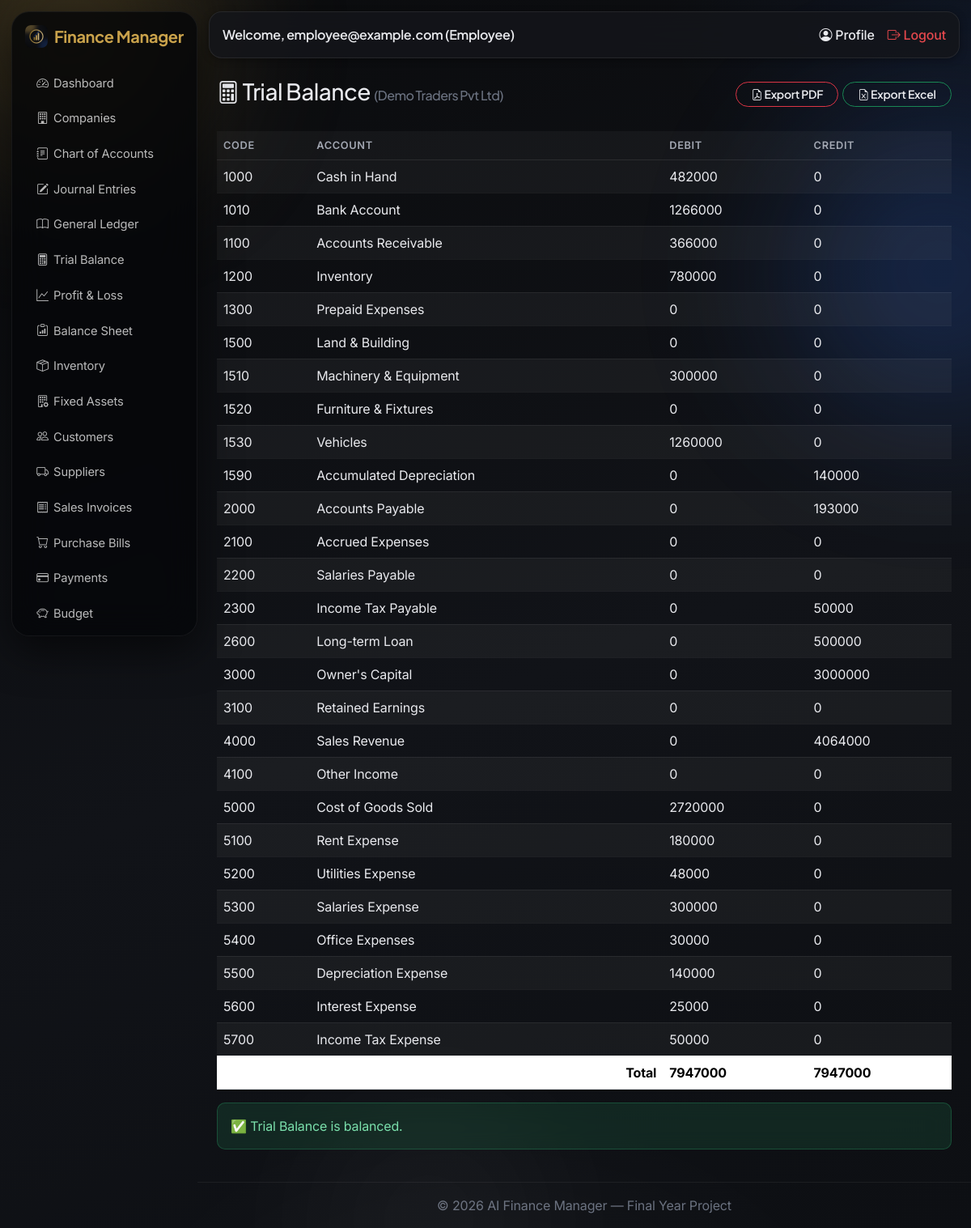
/accounting/trial-balance/ (signed in), run on the app's committed database.
### accounts/models.py (models this page shows, shortened)
class User(AbstractUser):
    class Role(models.TextChoices):
        SUPER_ADMIN = 'SUPER_ADMIN', 'Super Admin'
        COMPANY_OWNER = 'COMPANY_OWNER', 'Company Owner'
        ACCOUNTANT = 'ACCOUNTANT', 'Accountant'
        EMPLOYEE = 'EMPLOYEE', 'Employee'
    role = models.CharField(max_length=20, choices=Role.choices, default=Role.COMPANY_OWNER)
    email = models.EmailField(unique=True)
    phone = models.CharField(max_length=20, blank=True)
    profile_picture = models.ImageField(upload_to='profile_pics/', blank=True, null=True)

### companies/models.py (models this page shows, shortened)
class Company(models.Model):
    owner = models.ForeignKey(settings.AUTH_USER_MODEL, on_delete=models.CASCADE, related_name='companies')
    name = models.CharField(max_length=200)
    country = models.CharField(max_length=100)
    currency = models.CharField(max_length=10, default='USD')
    fiscal_year_start = models.DateField()
    class Standard(models.TextChoices):
        IFRS = 'IFRS', 'IFRS'
        GAAP = 'GAAP', 'US GAAP'
    class InventoryMethod(models.TextChoices):
        FIFO = 'FIFO', 'FIFO (First-In, First-Out)'
        LIFO = 'LIFO', 'LIFO (Last-In, First-Out) - US GAAP only'
        WAC = 'WAC', 'Weighted Average Cost'
    accounting_standard = models.CharField(
        max_length=20, choices=Standard.choices, default=Standard.IFRS,
        help_text='Controls how inventory is valued and how the Balance Sheet / Income Statement are presented.',
    )
    inventory_method = models.CharField(
        max_length=10, choices=InventoryMethod.choices, default=InventoryMethod.FIFO,
        help_text='Cost-flow method. LIFO is prohibited under IFRS (IAS 2).',
    )
    logo = models.ImageField(upload_to='company_logos/', blank=True, null=True)
    address = models.CharField(max_length=255, blank=True)
    phone = models.CharField(max_length=20, blank=True)
    email = models.EmailField(blank=True)
    created_at = models.DateTimeField(auto_now_add=True)
    staff = models.ManyToManyField(
        settings.AUTH_USER_MODEL, blank=True, related_name='member_companies',
        help_text='Accountants/Employees granted access to this company.',
    )
    class Meta:
        verbose_name_plural = 'Companies'
        ordering = ['-created_at']

### accounting/models.py (models this page shows, shortened)
class Account(models.Model):
    class AccountType(models.TextChoices):
        ASSET = 'ASSET', 'Assets'
        LIABILITY = 'LIABILITY', 'Liabilities'
        EQUITY = 'EQUITY', 'Equity'
        REVENUE = 'REVENUE', 'Revenue'
        EXPENSE = 'EXPENSE', 'Expenses'
    company = models.ForeignKey(Company, on_delete=models.CASCADE, related_name='accounts')
    code = models.CharField(max_length=20)
    name = models.CharField(max_length=150)
    account_type = models.CharField(max_length=20, choices=AccountType.choices)
    created_at = models.DateTimeField(auto_now_add=True)
    class Meta:
        ordering = ['code']
        unique_together = ('company', 'code')

### accounting/views.py (the view)
# urls.py: path('trial-balance/', views.trial_balance, name='trial_balance'),
@login_required
def trial_balance(request):
    company = get_active_company(request)
    accounts = Account.objects.filter(company=company) if company else Account.objects.none()
    rows = []
    total_debit = 0
    total_credit = 0
    for account in accounts:
        debit_total = account.debit_entries.aggregate(total=Sum('amount'))['total'] or 0
        credit_total = account.credit_entries.aggregate(total=Sum('amount'))['total'] or 0
        net = debit_total - credit_total
        debit_col = net if net > 0 else 0
        credit_col = -net if net < 0 else 0
        total_debit += debit_col
        total_credit += credit_col
        rows.append({'account': account, 'debit': debit_col, 'credit': credit_col})
    return render(request, 'accounting/trial_balance.html', {
        'rows': rows, 'total_debit': total_debit, 'total_credit': total_credit,
        'balanced': total_debit == total_credit, 'company': company,
    })

### accounting/views.py (called while the page is built)
def get_active_company(request):
    accessible = user_accessible_companies(request.user)
    company_id = request.session.get('active_company_id')
    company = None
    if company_id:
        company = accessible.filter(pk=company_id).first()
    if not company:
        company = accessible.first()
        if company:
            request.session['active_company_id'] = company.pk
    return company

### accounts/permissions.py (called while the page is built)
def is_super_admin(user):
    return user.is_authenticated and user.role == user.Role.SUPER_ADMIN

def user_accessible_companies(user):
    from companies.models import Company
    if is_super_admin(user):
        return Company.objects.all()
    return Company.objects.filter(models_q_owner_or_staff(user)).distinct()

def models_q_owner_or_staff(user):
    from django.db.models import Q
    return Q(owner=user) | Q(staff=user)

### accounting/templates/accounting/trial_balance.html (shortened to what this page needs)
{% extends 'base.html' %}
{% block content %}
<div class="d-flex justify-content-between align-items-center mb-4">
    <h3><i class="bi bi-calculator"></i> Trial Balance {% if company %}<small class="text-muted fs-6">({{ company.name }})</small>{% endif %}</h3>
    <div>
        <a href="{% url 'reports:trial_balance_pdf' %}" class="btn btn-outline-danger btn-sm"><i class="bi bi-file-earmark-pdf"></i> Export PDF</a>
        <a href="{% url 'reports:trial_balance_excel' %}" class="btn btn-outline-success btn-sm"><i class="bi bi-file-earmark-excel"></i> Export Excel</a>
    </div>
</div>
<div class="table-responsive">
<table class="table table-striped bg-white shadow-sm">
    <thead><tr><th>Code</th><th>Account</th><th>Debit</th><th>Credit</th></tr></thead>
    <tbody>
    {% for row in rows %}
        <tr>
            <td>{{ row.account.code }}</td>
            <td>{{ row.account.name }}</td>
            <td>{{ row.debit }}</td>
            <td>{{ row.credit }}</td>
        </tr>
    {% empty %}
        <tr><td colspan="4" class="text-center text-muted">No accounts yet.</td></tr>
    {% endfor %}
    </tbody>
    <tfoot>
        <tr class="fw-bold"><td colspan="2" class="text-end">Total</td><td>{{ total_debit }}</td><td>{{ total_credit }}</td></tr>
    </tfoot>
</table>
</div>
{% if rows %}
    {% if balanced %}
        <div class="alert alert-success">✅ Trial Balance is balanced.</div>
    {% else %}
        <div class="alert alert-danger">⚠️ Trial Balance does NOT balance. Please review journal entries.</div>
    {% endif %}
{% endif %}
{% endblock %}

### templates/base.html (shortened to what this page needs)
<!DOCTYPE html>
<html lang="en">
<head>
    {% load static %}
    <link href="https://cdn.jsdelivr.net/npm/bootstrap@5.3.3/dist/css/bootstrap.min.css" rel="stylesheet">
    <link rel="stylesheet" href="https://cdn.jsdelivr.net/npm/bootstrap-icons@1.11.3/font/bootstrap-icons.css">
    <link rel="stylesheet" href="https://cdn.datatables.net/1.13.8/css/dataTables.bootstrap5.min.css">
    <link rel="stylesheet" href="{% load static %}{% static 'css/style.css' %}">
</head>
<body>
<div class="aurora-blob b1"></div>
<div class="aurora-blob b2"></div>
<div class="aurora-blob b3"></div>
{% if user.is_authenticated %}
<div class="d-flex">
    <nav class="sidebar bg-dark text-white p-3" id="sidebarNav" style="width:230px;">
        <h5 class="mb-4 d-flex align-items-center gap-2">
            <img src="{% static 'img/logo.png' %}" alt="AI Finance Manager" style="width:28px;height:28px;border-radius:7px;">
            Finance Manager
        </h5>
        <ul class="nav nav-pills flex-column gap-1">
            <li class="nav-item"><a class="nav-link text-white" href="{% url 'dashboard:home' %}"><i class="bi bi-speedometer2"></i> Dashboard</a></li>
            <li class="nav-item"><a class="nav-link text-white" href="{% url 'companies:list' %}"><i class="bi bi-building"></i> Companies</a></li>
            <li class="nav-item"><a class="nav-link text-white" href="{% url 'accounting:account_list' %}"><i class="bi bi-journal-text"></i> Chart of Accounts</a></li>
            <li class="nav-item"><a class="nav-link text-white" href="{% url 'accounting:journal_list' %}"><i class="bi bi-pencil-square"></i> Journal Entries</a></li>
            <li class="nav-item"><a class="nav-link text-white" href="{% url 'accounting:ledger' %}"><i class="bi bi-book"></i> General Ledger</a></li>
            <li class="nav-item"><a class="nav-link text-white" href="{% url 'accounting:trial_balance' %}"><i class="bi bi-calculator"></i> Trial Balance</a></li>
            <li class="nav-item"><a class="nav-link text-white" href="{% url 'accounting:profit_and_loss' %}"><i class="bi bi-graph-up"></i> Profit &amp; Loss</a></li>
            <li class="nav-item"><a class="nav-link text-white" href="{% url 'accounting:balance_sheet' %}"><i class="bi bi-clipboard-data"></i> Balance Sheet</a></li>
            <li class="nav-item"><a class="nav-link text-white" href="{% url 'inventory:item_list' %}"><i class="bi bi-box-seam"></i> Inventory</a></li>
            <li class="nav-item"><a class="nav-link text-white" href="{% url 'assets:asset_list' %}"><i class="bi bi-building-gear"></i> Fixed Assets</a></li>
            <li class="nav-item"><a class="nav-link text-white" href="{% url 'transactions:customer_list' %}"><i class="bi bi-people"></i> Customers</a></li>
            <li class="nav-item"><a class="nav-link text-white" href="{% url 'transactions:supplier_list' %}"><i class="bi bi-truck"></i> Suppliers</a></li>
            <li class="nav-item"><a class="nav-link text-white" href="{% url 'transactions:invoice_list' %}"><i class="bi bi-receipt"></i> Sales Invoices</a></li>
            <li class="nav-item"><a class="nav-link text-white" href="{% url 'transactions:bill_list' %}"><i class="bi bi-cart"></i> Purchase Bills</a></li>
            <li class="nav-item"><a class="nav-link text-white" href="{% url 'transactions:payment_list' %}"><i class="bi bi-credit-card"></i> Payments</a></li>
            <li class="nav-item"><a class="nav-link text-white" href="{% url 'transactions:budget_list' %}"><i class="bi bi-piggy-bank"></i> Budget</a></li>
            <li class="nav-item"><a class="nav-link text-white" href="{% url 'reports:ai_dashboard' %}"> AI Reports</a></li>
        </ul>
    </nav>
    <div class="flex-grow-1">
        <nav class="navbar navbar-expand navbar-light bg-white border-bottom px-3">
            <span class="navbar-text">Welcome, {{ user.username }} ({{ user.get_role_display }})</span>
            <div class="ms-auto d-flex gap-3">
                <a href="{% url 'accounts:profile' %}" class="text-decoration-none"><i class="bi bi-person-circle"></i> Profile</a>
                <a href="{% url 'accounts:logout' %}" class="text-decoration-none text-danger"><i class="bi bi-box-arrow-right"></i> Logout</a>
            </div>
        </nav>
        <div class="p-4">
            {% block content %}{% endblock %}
        </div>
        <footer class="text-center text-muted py-3 border-top">
            &copy; {% now "Y" %} AI Finance Manager — Final Year Project
        </footer>
    </div>
</div>
{% else %}
    {% block auth_content %}{% endblock %}
{% endif %}
</body>
</html>

### data on the page
User: username "employee@example.com", role "Employee"
Company: name "Demo Traders Pvt Ltd"
Account: account.code "1000", account.name "Cash in Hand", debit "482000", credit "0"
Account: account.code "1010", account.name "Bank Account", debit "1266000", credit "0"
Account: account.code "1100", account.name "Accounts Receivable", debit "366000", credit "0"
Account: account.code "1200", account.name "Inventory", debit "780000", credit "0"
Account: account.code "1300", account.name "Prepaid Expenses", debit "0", credit "0"
Account: account.code "1500", account.name "Land & Building", debit "0", credit "0"
Account: account.code "1510", account.name "Machinery & Equipment", debit "300000", credit "0"
Account: account.code "1520", account.name "Furniture & Fixtures", debit "0", credit "0"
Account: account.code "1530", account.name "Vehicles", debit "1260000", credit "0"
Account: account.code "1590", account.name "Accumulated Depreciation", debit "0", credit "140000"
Account: account.code "2000", account.name "Accounts Payable", debit "0", credit "193000"
Account: account.code "2100", account.name "Accrued Expenses", debit "0", credit "0"
Account: account.code "2200", account.name "Salaries Payable", debit "0", credit "0"
Account: account.code "2300", account.name "Income Tax Payable", debit "0", credit "50000"
Account: account.code "2600", account.name "Long-term Loan", debit "0", credit "500000"
Account: account.code "3000", account.name "Owner's Capital", debit "0", credit "3000000"
Account: account.code "3100", account.name "Retained Earnings", debit "0", credit "0"
Account: account.code "4000", account.name "Sales Revenue", debit "0", credit "4064000"
Account: account.code "4100", account.name "Other Income", debit "0", credit "0"
Account: account.code "5000", account.name "Cost of Goods Sold", debit "2720000", credit "0"
Account: account.code "5100", account.name "Rent Expense", debit "180000", credit "0"
Account: account.code "5200", account.name "Utilities Expense", debit "48000", credit "0"
Account: account.code "5300", account.name "Salaries Expense", debit "300000", credit "0"
Account: account.code "5400", account.name "Office Expenses", debit "30000", credit "0"
Account: account.code "5500", account.name "Depreciation Expense", debit "140000", credit "0"
Account: account.code "5600", account.name "Interest Expense", debit "25000", credit "0"
Account: account.code "5700", account.name "Income Tax Expense", debit "50000", credit "0"

### other printed values
{{ total_debit }} "7947000"
{{ total_credit }} "7947000"
